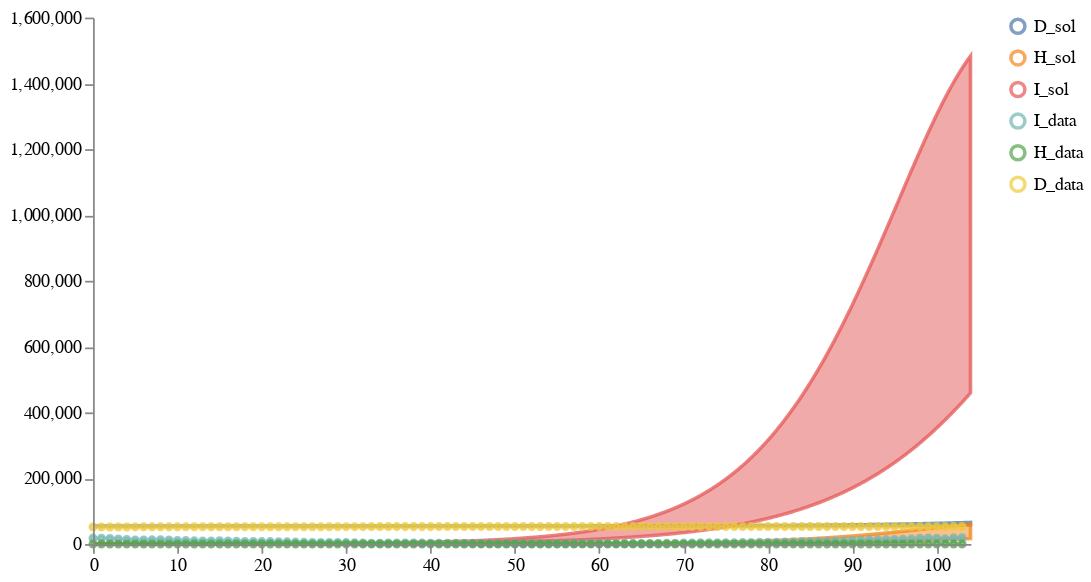

Notebook source saved alongside this figure:
### Code cell
# Save results
# result["data"].to_csv("../../notebook/ensemble_eval_sa/ensemble_results/partII_ensemble_of_one_results_day0_Jun032021.csv", index=False)
# result["quantiles"].to_csv("../../notebook/ensemble_eval_sa/ensemble_results/partII_ensemble_of_one_quantiles_day0_Jun032021.csv", index=False)

# q_ensemble_data = cdc_reformatcsv(filename="../../notebook/ensemble_eval_sa/ensemble_results/partII_ensemble_of_one_quantiles_day0_Jun032021.csv", 
#                                   solution_string_mapping={"I": "cases", "H": "hospitalizations", "D": "deaths"}, 
#                                   forecast_start_date="2021-07-14",
#                                   location="New York State",
#                                   drop_column_names=["timepoint_id", "number_days", "inc_cum", "output", "Forecast_Backcast"])
# q_ensemble_data.to_csv("../../notebook/ensemble_eval_sa/ensemble_results/partII_ensemble_of_one_forecast_quantiles_Jul152021.csv")

# Plot results
schema = plots.trajectories(pd.DataFrame(result["data"]), keep=".*_sol",
                            points=all_data1.reset_index(drop=True).rename(columns={"I":"I_data", "H":"H_data", "D":"D_data"}),
                           )
schema = plots.pad(schema, 5)
# plots.ipy_display(schema)

plots.save_schema(schema, "_schema.json")
plots.ipy_display(schema)

### Figure 1 — Vega specification as saved in the notebook (floating-point values rounded to 4 significant figures; data arrays with more than 128 entries replaced by an {"elided": "..."} marker saying what was removed)
{"$schema": "https://vega.github.io/schema/vega/v5.json", "axes": [{"name": "x_axis", "orient": "bottom", "scale": "xscale", "zindex": 100}, {"name": "y_axis", "orient": "left", "scale": "yscale", "zindex": 100}], "data": [{"name": "distributions", "values": {"elided": "3123 records"}}, {"name": "traces", "transform": [{"expr": "isValid(datum.value)", "type": "filter"}], "values": []}, {"name": "points", "values": {"elided": "312 records"}}, {"name": "markers", "values": []}, {"name": "selected", "on": [{"remove": true, "trigger": "clear"}, {"remove": true, "trigger": "!shift"}, {"insert": "clicked", "trigger": "!shift && clicked"}, {"toggle": "clicked", "trigger": "shift && clicked"}]}], "height": 300, "legends": [{"encode": {"labels": {"interactive": true, "name": "legendLabel", "update": {"opacity": [{"test": "!length(data('selected')) || indata('selected', 'value', datum.value)", "value": 1}, {"value": 0.25}]}}, "symbols": {"interactive": true, "name": "legendSymbol", "update": {"fill": {"value": "transparent"}, "opacity": [{"test": "!length(data('selected')) || indata('selected', 'value', datum.value)", "value": 0.7}, {"value": 0.15}], "size": {"value": 64}, "strokeWidth": {"value": 2}}}}, "name": "color_legend", "stroke": "color"}], "marks": [{"from": {"facet": {"data": "points", "groupby": "trajectory", "name": "points_split"}}, "marks": [{"encode": {"hover": {"fillOpacity": {"value": 0.9}}, "update": {"fill": {"field": "trajectory", "scale": "color"}, "fillOpacity": [{"test": "!length(data('selected')) || indata('selected', 'value', datum.trajectory)", "value": 0.5}, {"value": 0.15}], "size": {"value": 10}, "stroke": {"field": "trajectory", "scale": "color"}, "strokeOpacity": [{"test": "!length(data('selected')) || indata('selected', 'value', datum.trajectory)", "value": 0.75}, {"value": 0.15}], "strokeWidth": {"value": 2}, "tooltip": {"field": "value"}, "x": {"field": "timepoint", "scale": "xscale"}, "y": {"field": "value", "scale": "yscale"}}}, "from": {"data": "points_split"}, "name": "_points_symbol", "type": "symbol", "zindex": 3}, {"encode": {"hover": {"fillOpacity": {"value": 0.9}}, "update": {"interpolate": {"value": "linear"}, "stroke": {"field": "trajectory", "scale": "color"}, "strokeOpacity": [{"test": "!length(data('selected')) || indata('selected', 'value', datum.trajectory)", "value": 0.3}, {"value": 0.1}], "strokeWidth": {"value": 2}, "x": {"field": "timepoint", "scale": "xscale"}, "y": {"field": "value", "scale": "yscale"}}}, "from": {"data": "points_split"}, "name": "_points_line", "type": "line", "zindex": 3}], "name": "_points", "type": "group", "zindex": 3}, {"from": {"facet": {"data": "traces", "groupby": "trajectory", "name": "traces_split"}}, "marks": [{"encode": {"hover": {"fillOpacity": {"value": 0.9}}, "update": {"interpolate": {"value": "linear"}, "stroke": {"field": "trajectory", "scale": "color"}, "strokeOpacity": [{"test": "!length(data('selected')) || indata('selected', 'value', datum.trajectory)", "value": 0.75}, {"value": 0.15}], "strokeWidth": {"value": 2}, "x": {"field": "timepoint", "scale": "xscale"}, "y": {"field": "value", "scale": "yscale"}}}, "from": {"data": "traces_split"}, "name": "_traces_lines", "type": "line"}], "name": "_traces", "type": "group", "zindex": 2}, {"from": {"facet": {"data": "distributions", "groupby": "trajectory", "name": "trajectory_split"}}, "marks": [{"encode": {"hover": {"fillOpacity": {"value": 0.9}}, "update": {"fill": {"field": "trajectory", "scale": "color"}, "fillOpacity": [{"test": "!length(data('selected')) || indata('selected', 'value', datum.trajectory)", "value": 0.5}, {"value": 0.15}], "interpolate": {"value": "linear"}, "stroke": {"field": "trajectory", "scale": "color"}, "strokeOpacity": [{"test": "!length(data('selected')) || indata('selected', 'value', datum.trajectory)", "value": 0.75}, {"value": 0.15}], "strokeWidth": {"value": 2}, "x": {"field": "timepoint", "scale": "xscale"}, "y": {"field": "upper", "scale": "yscale"}, "y2": {"field": "lower", "scale": "yscale"}}}, "from": {"data": "trajectory_split"}, "type": "area"}], "name": "_distributions", "type": "group", "zindex": 1}, {"marks": [{"encode": {"enter": {"stroke": {"value": "lightgray"}}, "update": {"opacity": {"value": 1}, "x": {"field": "timepoint", "scale": "xscale"}, "y": {"signal": "height"}, "y2": {"value": 0}}}, "from": {"data": "markers"}, "name": "_marker text", "type": "rule"}, {"encode": {"enter": {"fontSize": {"value": 8}, "text": {"field": "datum.label"}, "y": {"value": 0}}}, "from": {"data": "_marker text"}, "name": "_marker flags", "transform": [{"as": ["x", "_y", "opacity", "align", "baseline"], "lineAnchor": "start", "offset": [1], "size": {"signal": "[width, height]"}, "type": "label"}], "type": "text"}], "name": "_markers", "type": "group"}], "padding": 5, "scales": [{"domain": {"fields": [{"data": "distributions", "field": "timepoint"}, {"data": "traces", "field": "timepoint"}, {"data": "points", "field": "timepoint"}, {"data": "markers", "field": "timepoint"}]}, "name": "xscale", "range": "width", "type": "linear", "zero": false}, {"domain": {"fields": [{"data": "distributions", "field": "lower"}, {"data": "distributions", "field": "upper"}, {"data": "traces", "field": "value"}, {"data": "points", "field": "value"}]}, "name": "yscale", "nice": true, "range": "height", "type": "linear", "zero": true}, {"domain": {"fields": [{"data": "distributions", "field": "trajectory"}, {"data": "traces", "field": "trajectory"}, {"data": "points", "field": "trajectory"}]}, "name": "color", "range": "category", "type": "ordinal"}], "signals": [{"name": "clear", "on": [{"events": "mouseup[!event.item]", "force": true, "update": "true"}], "value": true}, {"name": "shift", "on": [{"events": "@legendSymbol:click, @legendLabel:click", "force": true, "update": "event.shiftKey"}], "value": false}, {"name": "clicked", "on": [{"events": "@legendSymbol:click, @legendLabel:click", "force": true, "update": "{value: datum.value}"}], "value": null}], "width": 500}
